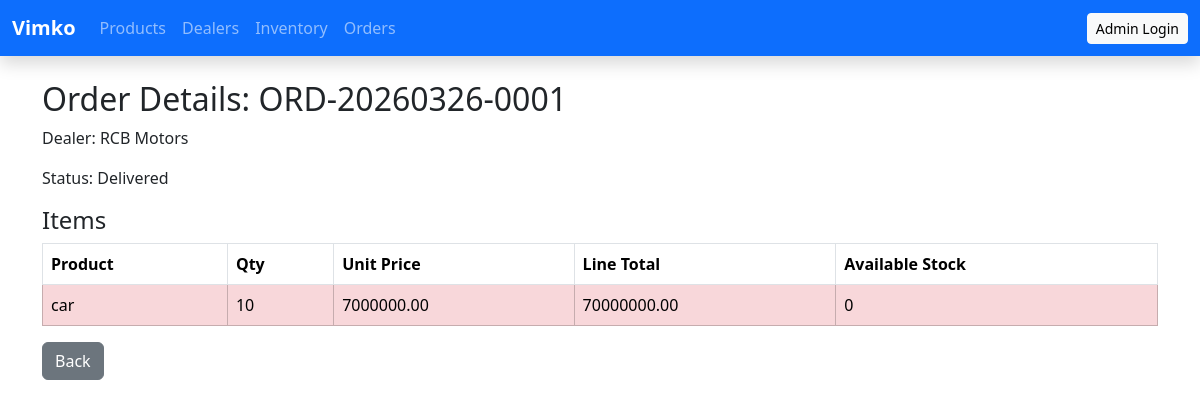
The app's page /orders-ui/1/ with its own data.
### core/models.py (models this page shows, shortened)
class Order(models.Model):
    dealer = models.ForeignKey(Dealer, on_delete=models.PROTECT, related_name='orders')
    order_number = models.CharField(max_length=20, unique=True, blank=True)
    status = models.CharField(max_length=10, choices=ORDER_STATUS_CHOICES, default='Draft')
    total_amount = models.DecimalField(max_digits=10, decimal_places=2, default=0)
    created_at = models.DateTimeField(auto_now_add=True)
    updated_at = models.DateTimeField(auto_now=True)

class Dealer(models.Model):
    name = models.CharField(max_length=100)
    email = models.EmailField(unique=True)
    phone = models.CharField(max_length=15)
    address = models.TextField()

class OrderItem(models.Model):
    order = models.ForeignKey(Order, on_delete=models.CASCADE, related_name='items')
    product = models.ForeignKey(Product, on_delete=models.CASCADE)
    quantity = models.IntegerField()
    unit_price = models.DecimalField(max_digits=10, decimal_places=2)
    line_total = models.DecimalField(max_digits=10, decimal_places=2, blank=True, null=True)

class Product(models.Model):
    sku = models.CharField(max_length=20, unique=True)
    name = models.CharField(max_length=100)
    price = models.DecimalField(max_digits=10, decimal_places=2)

class Inventory(models.Model):
    product = models.OneToOneField(Product, on_delete=models.CASCADE, related_name='inventory')
    quantity = models.PositiveIntegerField(default=0)

### core/views.py (the view)
# urls.py: path('orders-ui/<int:pk>/', views.order_detail, name='order_detail'),
def order_detail(request, pk):
    order = get_object_or_404(Order, pk=pk)
    return render(request, 'core/order_detail.html', {'order': order})

### core/templates/core/order_detail.html
{% extends 'core/base.html' %}
{% block content %}
<h2>Order Details: {{ order.order_number }}</h2>
<p>Dealer: {{ order.dealer.name }}</p>
<p>Status: {{ order.status }}</p>
<h4>Items</h4>
<table class="table table-bordered">
    <thead>
        <tr>
            <th>Product</th>
            <th>Qty</th>
            <th>Unit Price</th>
            <th>Line Total</th>
            <th>Available Stock</th>
        </tr>
    </thead>
    <tbody>
        {% for item in order.items.all %}
        <tr class="{% if item.quantity > item.product.inventory.quantity %}table-danger{% endif %}">
            <td>{{ item.product.name }}</td>
            <td>{{ item.quantity }}</td>
            <td>{{ item.unit_price }}</td>
            <td>{{ item.line_total }}</td>
            <td>{{ item.product.inventory.quantity }}</td>
        </tr>
        {% endfor %}
    </tbody>
</table>
<a href="{% url 'order_list' %}" class="btn btn-secondary">Back</a>
{% endblock %}

### records on screen
Order: order_number "ORD-20260326-0001", dealer.name "RCB Motors", status "Delivered"
OrderItem: product.name "car", quantity "10", unit_price "7000000.00", line_total "70000000.00", product.inventory.quantity "0"
